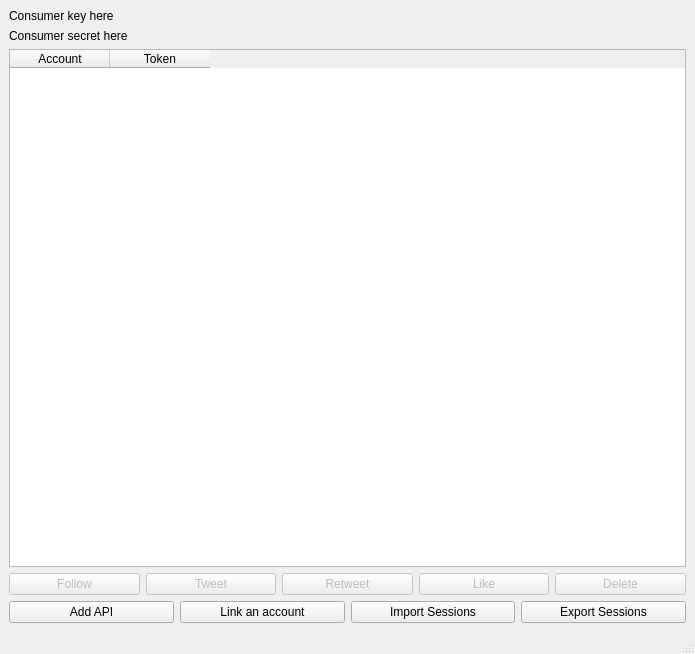
<?xml version="1.0" encoding="UTF-8"?>
<ui version="4.0">
 <class>MainWindow</class>
 <widget class="QMainWindow" name="MainWindow">
  <property name="geometry">
   <rect>
    <x>0</x>
    <y>0</y>
    <width>695</width>
    <height>654</height>
   </rect>
  </property>
  <property name="windowTitle">
   <string>TwitterPy v0</string>
  </property>
  <property name="windowIcon">
   <iconset>
    <normaloff>../../../../.designer/backup/twitter.png</normaloff>../../../../.designer/backup/twitter.png</iconset>
  </property>
  <widget class="QWidget" name="centralwidget">
   <layout class="QVBoxLayout" name="verticalLayout_2">
    <item>
     <layout class="QVBoxLayout" name="verticalLayout">
      <item>
       <widget class="QLabel" name="consumerKeyLabel">
        <property name="text">
         <string>Consumer key here</string>
        </property>
       </widget>
      </item>
      <item>
       <widget class="QLabel" name="consumerSecretLabel">
        <property name="text">
         <string>Consumer secret here</string>
        </property>
       </widget>
      </item>
      <item>
       <widget class="QTableWidget" name="linkedAccountsTableWidget">
        <property name="editTriggers">
         <set>QAbstractItemView::NoEditTriggers</set>
        </property>
        <property name="selectionMode">
         <enum>QAbstractItemView::ExtendedSelection</enum>
        </property>
        <column>
         <property name="text">
          <string>Account</string>
         </property>
        </column>
        <column>
         <property name="text">
          <string>Token</string>
         </property>
        </column>
       </widget>
      </item>
      <item>
       <layout class="QHBoxLayout" name="horizontalLayout">
        <item>
         <widget class="QPushButton" name="followBtn">
          <property name="enabled">
           <bool>false</bool>
          </property>
          <property name="text">
           <string>Follow</string>
          </property>
         </widget>
        </item>
        <item>
         <widget class="QPushButton" name="tweetBtn">
          <property name="enabled">
           <bool>false</bool>
          </property>
          <property name="text">
           <string>Tweet</string>
          </property>
         </widget>
        </item>
        <item>
         <widget class="QPushButton" name="retweetBtn">
          <property name="enabled">
           <bool>false</bool>
          </property>
          <property name="text">
           <string>Retweet</string>
          </property>
         </widget>
        </item>
        <item>
         <widget class="QPushButton" name="likeBtn">
          <property name="enabled">
           <bool>false</bool>
          </property>
          <property name="text">
           <string>Like</string>
          </property>
         </widget>
        </item>
        <item>
         <widget class="QPushButton" name="deleteBtn">
          <property name="enabled">
           <bool>false</bool>
          </property>
          <property name="text">
           <string>Delete</string>
          </property>
         </widget>
        </item>
       </layout>
      </item>
     </layout>
    </item>
    <item>
     <layout class="QHBoxLayout" name="horizontalLayout_2">
      <item>
       <widget class="QPushButton" name="addAPIBtn">
        <property name="text">
         <string>Add API</string>
        </property>
       </widget>
      </item>
      <item>
       <widget class="QPushButton" name="linkAccountBtn">
        <property name="text">
         <string>Link an account</string>
        </property>
       </widget>
      </item>
      <item>
       <widget class="QPushButton" name="importSessionsBtn">
        <property name="text">
         <string>Import Sessions</string>
        </property>
       </widget>
      </item>
      <item>
       <widget class="QPushButton" name="exportSessionsBtn">
        <property name="text">
         <string>Export Sessions</string>
        </property>
       </widget>
      </item>
     </layout>
    </item>
   </layout>
  </widget>
  <widget class="QMenuBar" name="menubar">
   <property name="geometry">
    <rect>
     <x>0</x>
     <y>0</y>
     <width>695</width>
     <height>30</height>
    </rect>
   </property>
  </widget>
  <widget class="QStatusBar" name="statusbar"/>
 </widget>
 <resources/>
 <connections/>
</ui>
